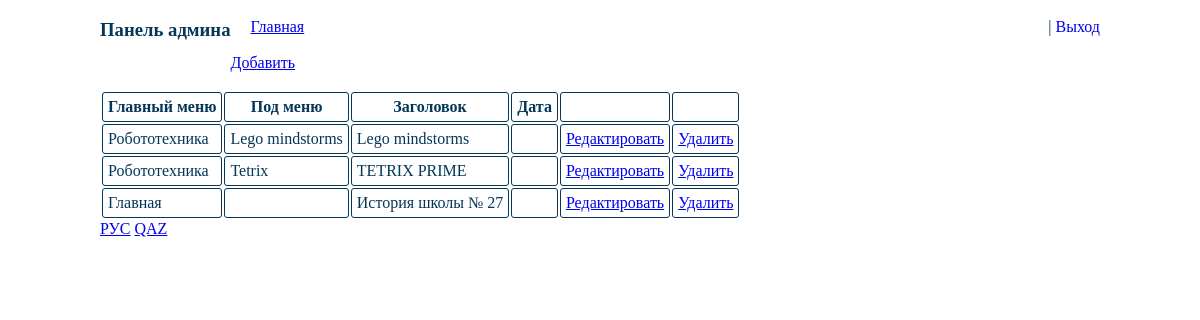
/admin/admin.php, run on the app's committed database.
### tables this page shows
CREATE TABLE `content` (
  `id` int(11) NOT NULL,
  `main` int(11) NOT NULL,
  `menu` int(11) DEFAULT NULL,
  `caption` varchar(100) NOT NULL,
  `text` text NOT NULL,
  `author` varchar(30) DEFAULT NULL,
  `date` date DEFAULT NULL
);

CREATE TABLE `menu` (
  `id` int(11) NOT NULL,
  `main` varchar(255) NOT NULL,
  `menu` text NOT NULL
);

### admin/admin.php (the view, shortened to what this page needs)
<?php
if ($_GET['lang'] == 'kz') {
       $bn = 'school27kz';
       $lang = 'kz';
   } else {
       $lang = 'ru';
   }
    ?>
   <H3>Панель админа</H3><br><a id="main_p" href="../"> Главная</a>
   <span id="name"><?php echo $_SESSION['name']; ?> | <a href="index.php?panel=logout">Выход</a> </span>
   <a href="index.php?panel=add" id="add">Добавить</a><br><br>
   <?php
             $query = mysql_query("SELECT * FROM content" );
   ?>
   <table>
      <tr>
         <th>Главный меню</th>
         <th>Под меню</th>
         <th>Заголовок</th>
         <th>Дата</th>
         <th></th>
         <th></th>
      </tr>
      <?php while($myrow = mysql_fetch_array($query)) {
             $num = $myrow['main'];
             $num2 = $myrow['menu'];
             $query2 = mysql_query("SELECT * FROM menu WHERE id like '%$num%'" );
             $myrow2 = mysql_fetch_array($query2);
             $menu_arr = explode(';',$myrow2['menu']);
       ?>
      <tr>
         <td><?=$myrow2["main"] ?></td>
         <td><?=$menu_arr[$num2-1] ?></td>
         <td><?=$myrow["caption"] ?></td>
         <td><?=$myrow["date"] ?></td>
         <td><a href="<?php
         echo 'index.php?panel=edit&id='.$myrow['id'].'&lang='.$lang.''
         ?>">Редактировать</a></td>
         <td><a href="<?php
         echo 'index.php?panel=delete&id='.$myrow['id'].'&lang='.$lang.''
         ?>">Удалить</a></td>
      </tr>
      <?php } ?>
   </table>
   <section id="lang">
         <a href="<?php echo str_replace('kz','ru',$_SERVER['REQUEST_URI']); ?>" title="Русский">РУС</a>
         <a href="<?php
         if (($_SERVER['REQUEST_URI']=='/admin/load.php') or ($_SERVER['REQUEST_URI']=='/admin/') or ($_SERVER['REQUEST_URI']=='/admin/index.php')) {
           echo "load.php?lang=kz";
         } else {
          echo str_replace('ru','kz',$_SERVER['REQUEST_URI']);
        }
          ?>" title="Qazaqs'a" onclick="document.location.reload()">QAZ</a>
       </section>

### admin/admin.php (style rules this page uses)
table { max-width: 1000px; color: #033657; }
table td, th { border: 1px solid #033657; border-radius: 3px; padding: 5px; }
#add { margin-bottom: 10px; }
#name { float: right; }
#name a { text-decoration: none; }
h3 { float: left; }
#main_p { margin-left: 20px; }

### data on the page
content: menu.main "Робототехника", menu.menu "Lego mindstorms", caption "Lego mindstorms"
content: menu.main "Робототехника", menu.menu "Tetrix", caption "TETRIX PRIME"
content: menu.main "Главная", caption "История школы № 27"
